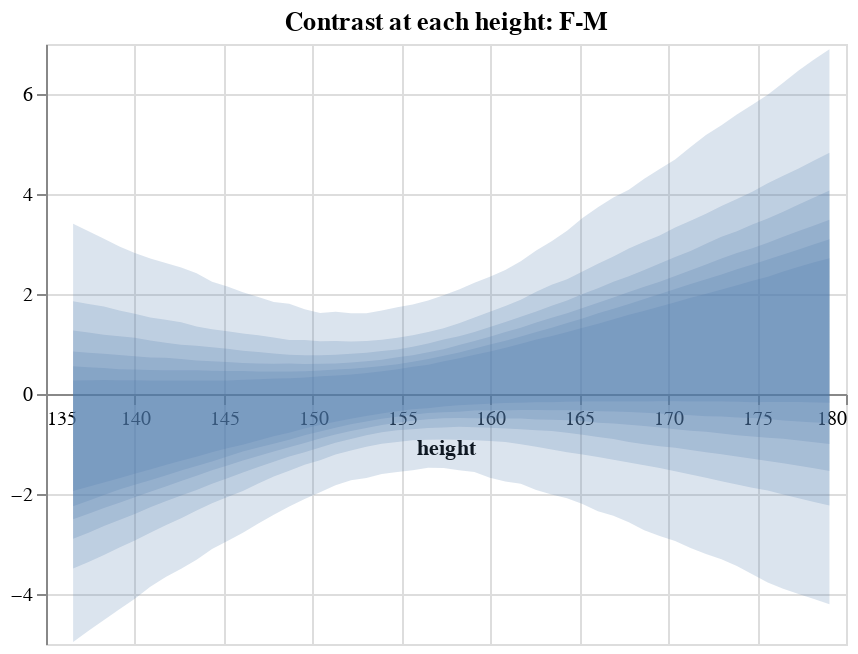

Notebook code for this chart:
### Code cell
bands = []

for i, _ in enumerate(probs):
    band = (
        alt.Chart(df, title="Contrast at each height: F-M")
        .encode(x=alt.X("height", axis=alt.Axis(offset=-125)))
        .mark_area(opacity=0.2)
        .encode(alt.Y(f"high_{i}", axis=alt.Axis(title=None)), alt.Y2(f"low_{i}"))
    )
    bands.append(band)

reduce(lambda a, b: a + b, bands)

### Figure 1 — Vega-Lite specification as saved in the notebook (floating-point values rounded to 4 significant figures; data arrays with more than 128 entries replaced by an {"elided": "..."} marker saying what was removed)
{"$schema": "https://vega.github.io/schema/vega-lite/v4.17.0.json", "config": {"view": {"continuousHeight": 300, "continuousWidth": 400}}, "data": {"name": "data-89c6f42e86220d51a29dad9c474f5308"}, "datasets": {"data-89c6f42e86220d51a29dad9c474f5308": {"elided": "300 records"}}, "layer": [{"encoding": {"x": {"axis": {"offset": -125}, "field": "height", "type": "quantitative"}, "y": {"axis": {"title": null}, "field": "high_0", "type": "quantitative"}, "y2": {"field": "low_0"}}, "mark": {"opacity": 0.2, "type": "area"}, "title": "Contrast at each height: F-M"}, {"encoding": {"x": {"axis": {"offset": -125}, "field": "height", "type": "quantitative"}, "y": {"axis": {"title": null}, "field": "high_1", "type": "quantitative"}, "y2": {"field": "low_1"}}, "mark": {"opacity": 0.2, "type": "area"}, "title": "Contrast at each height: F-M"}, {"encoding": {"x": {"axis": {"offset": -125}, "field": "height", "type": "quantitative"}, "y": {"axis": {"title": null}, "field": "high_2", "type": "quantitative"}, "y2": {"field": "low_2"}}, "mark": {"opacity": 0.2, "type": "area"}, "title": "Contrast at each height: F-M"}, {"encoding": {"x": {"axis": {"offset": -125}, "field": "height", "type": "quantitative"}, "y": {"axis": {"title": null}, "field": "high_3", "type": "quantitative"}, "y2": {"field": "low_3"}}, "mark": {"opacity": 0.2, "type": "area"}, "title": "Contrast at each height: F-M"}, {"encoding": {"x": {"axis": {"offset": -125}, "field": "height", "type": "quantitative"}, "y": {"axis": {"title": null}, "field": "high_4", "type": "quantitative"}, "y2": {"field": "low_4"}}, "mark": {"opacity": 0.2, "type": "area"}, "title": "Contrast at each height: F-M"}, {"encoding": {"x": {"axis": {"offset": -125}, "field": "height", "type": "quantitative"}, "y": {"axis": {"title": null}, "field": "high_5", "type": "quantitative"}, "y2": {"field": "low_5"}}, "mark": {"opacity": 0.2, "type": "area"}, "title": "Contrast at each height: F-M"}]}
